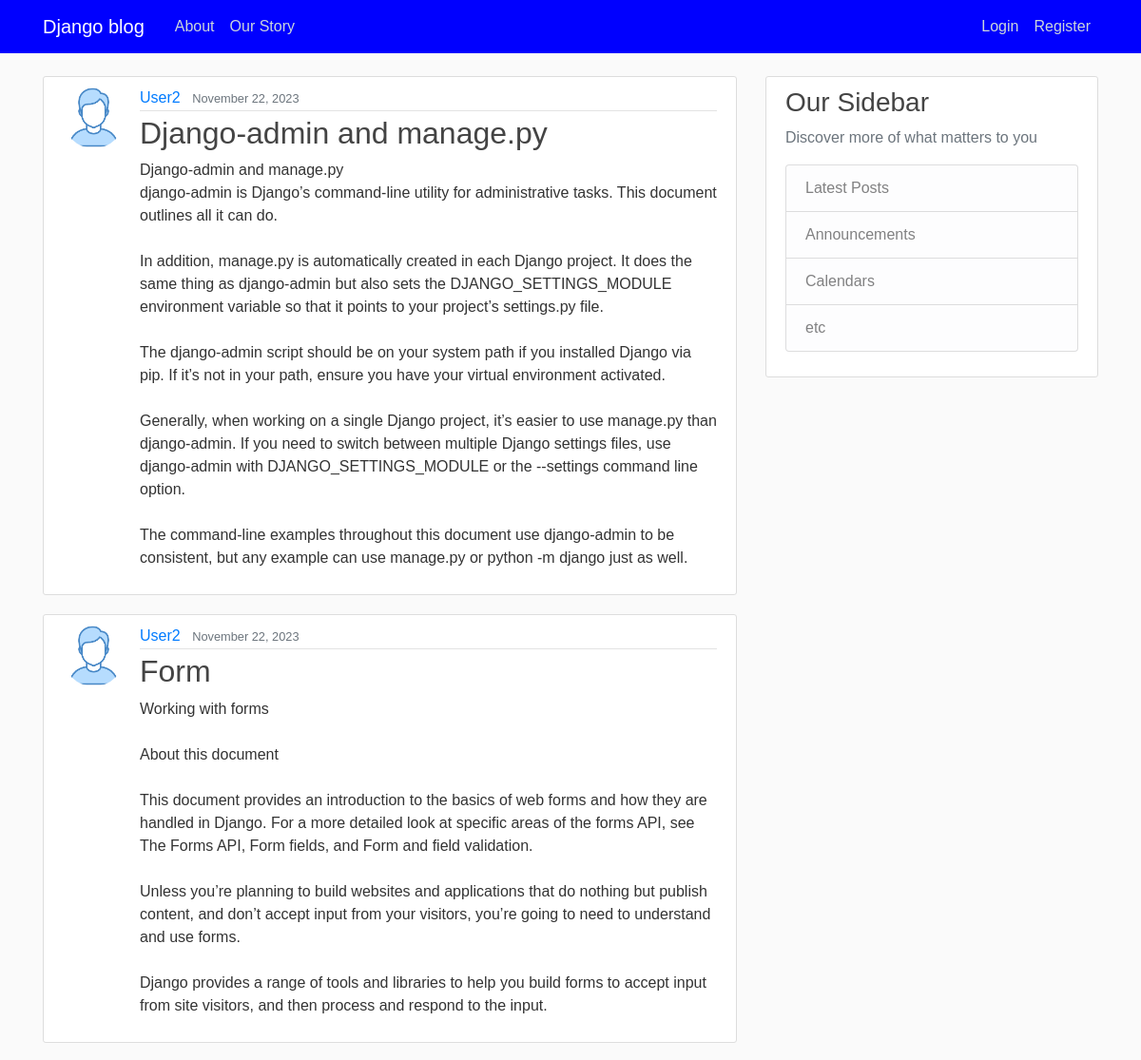
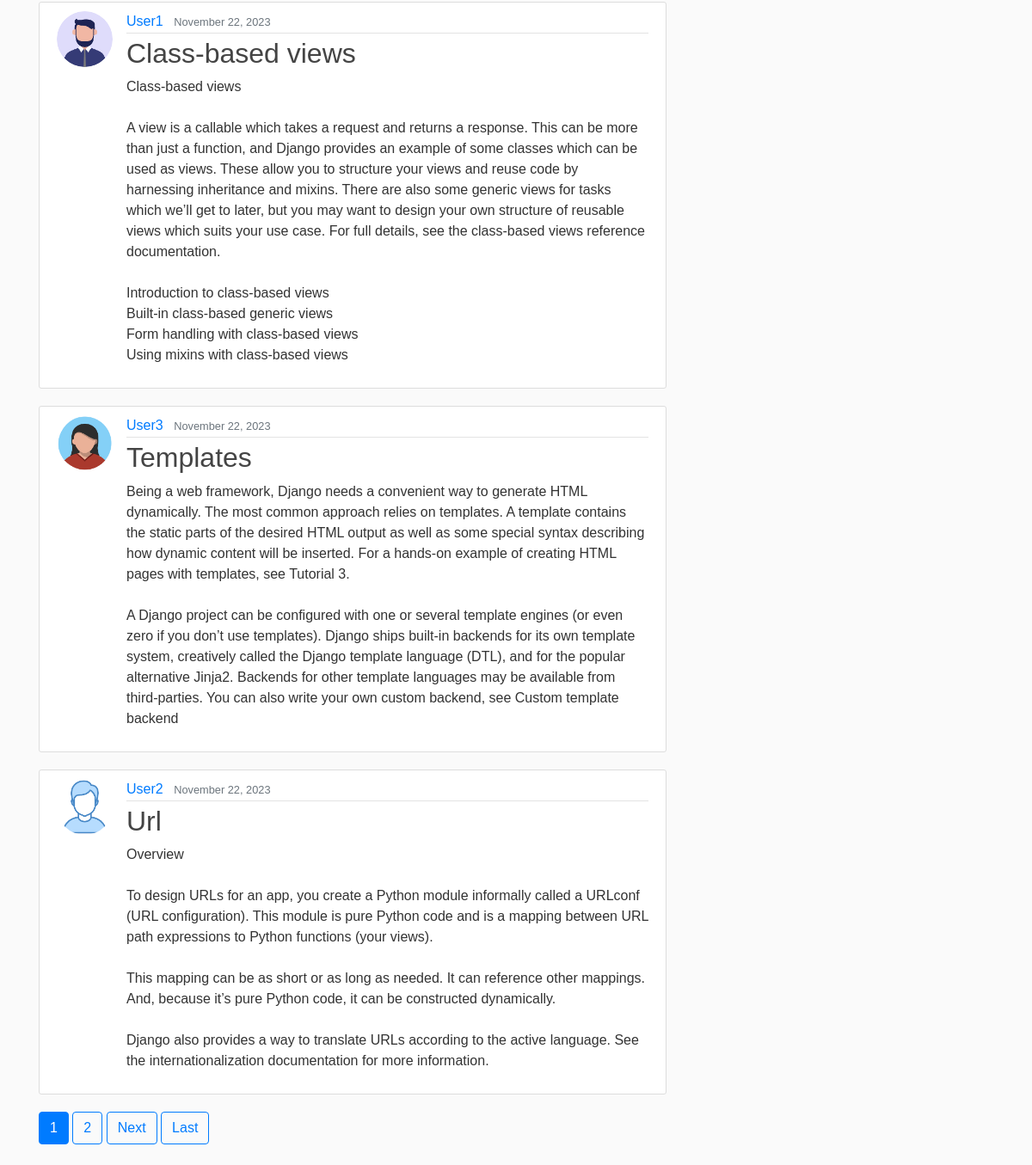
/story/, run on the app's committed database (2 pictures, top to bottom).
### blog/models.py (models this page shows, shortened)
class Post(models.Model):
    id = models.AutoField(primary_key=True)
    title = models.CharField(max_length=100)
    content = models.TextField(blank=True)
    brief = models.TextField(blank=True)
    date_posted = models.DateTimeField(default=timezone.now)
    author = models.ForeignKey(User, on_delete=models.CASCADE)

### users/models.py (models this page shows, shortened)
class Profile(models.Model):
    id = models.AutoField(primary_key=True)
    user = models.OneToOneField(User, on_delete=models.CASCADE)
    image = models.ImageField(default='default.jpg', upload_to='profile_pics')

### blog/views.py (the view)
# urls.py: path('story/', PostListView.as_view(), name='blog-home'),
class PostListView(ListView):
    model = Post
    template_name = 'blog/home.html'  # <app>/<model>_<viewtype>.html
    context_object_name = 'posts'
    ordering = ['-date_posted']
    paginate_by = 5

### blog/templates/blog/home.html (shortened to what this page needs)
{% extends "blog/base.html" %}
{% block content %}
    {% for post in posts %}
        <article class="media content-section">
          <img class="rounded-circle article-img" src="{{ post.author.profile.image.url }}">
          <div class="media-body">
            <div class="article-metadata">
              <a class="mr-2" href="{% url 'user-posts' post.author.username %}">{{ post.author }}</a>
              <small class="text-muted">{{ post.date_posted|date:"F d, Y" }}</small>
            </div>
            <h2><a class="article-title" href="{% url 'post-detail' post.id %}">{{ post.title }}</a></h2>
            <p class="article-content">{{ post.content }}</p>
          </div>
        </article>
    {% endfor %}
    {% if is_paginated %}
      {% for num in page_obj.paginator.page_range %}
        {% if page_obj.number == num %}
          <a class="btn btn-primary mb-4" href="?page={{ num }}">{{ num }}</a>
        {% elif num > page_obj.number|add:'-3' and num < page_obj.number|add:'3' %}
          <a class="btn btn-outline-primary mb-4" href="?page={{ num }}">{{ num }}</a>
        {% endif %}
      {% endfor %}
      {% if page_obj.has_next %}
        <a class="btn btn-outline-primary mb-4" href="?page={{ page_obj.next_page_number }}">Next</a>
        <a class="btn btn-outline-primary mb-4" href="?page={{ page_obj.paginator.num_pages }}">Last</a>
      {% endif %}
    {% endif %}
{% endblock content %}

### blog/templates/blog/base.html (shortened to what this page needs)
{% load static %}
<!DOCTYPE html>
<html>
<head>
    <link rel="stylesheet" href="https://maxcdn.bootstrapcdn.com/bootstrap/4.0.0/css/bootstrap.min.css">
    <link rel="stylesheet" type="text/css" href="{% static 'blog/main.css' %}">
<link rel="stylesheet" href="https://cdnjs.cloudflare.com/ajax/libs/font-awesome/4.7.0/css/font-awesome.min.css">
</head>
<body>
    <header class="site-header">
      <nav class="navbar navbar-expand-md  bg-steel fixed-top">
        <div class="container">
          <a class="navbar-brand mr-4 blog" href="{% url 'blog-home' %}">Django blog</a>
          <div class="collapse navbar-collapse" id="navbarToggle">
            <div class="navbar-nav mr-auto">
              <a class="nav-item nav-link" href="{% url 'blog-about' %}">About</a>
              <a class="nav-item nav-link" href="{% url 'blog-home' %}">Our Story</a>
            </div>
            <div class="navbar-nav">
              {% if user.is_authenticated %}
                <a class="nav-item nav-link" href="{% url 'post-create' %}">Write</a>
                <a class="nav-item nav-link" href="{% url 'profile' %}">Profile</a>
                <a class="nav-item nav-link" href="{% url 'logout' %}">Logout</a>
              {% else %}
                <a class="nav-item nav-link" href="{% url 'login' %}">Login</a>
                <a class="nav-item nav-link" href="{% url 'register' %}">Register</a>
              {% endif %}
            </div>
          </div>
        </div>
      </nav>
    </header>
    <main role="main" class="container">
      <div class="row">
        <div class="col-md-8">
          {% block content %}{% endblock %}
        </div>
        <div class="col-md-4">
          <div class="content-section">
            <h3>Our Sidebar</h3>
            <p class='text-muted'>Discover more of what matters to you
              <ul class="list-group">
                <li class="list-group-item list-group-item-light">Latest Posts</li>
                <li class="list-group-item list-group-item-light">Announcements</li>
                <li class="list-group-item list-group-item-light">Calendars</li>
                <li class="list-group-item list-group-item-light">etc</li>
              </ul>
            </p>
          </div>
        </div>
      </div>
    </main>
</body>
</html>

### blog/static/blog/main.css (style rules this page uses)
body { background: #fafafa; color: #333333; margin-top: 5rem; font-family: 'Moulpali', sans-serif; }
h1, h2, h3, h4, h5, h6 { color: #444444; }
.blog { color: white; text-decoration: none; }
ul { margin: 0; }
.bg-steel { background-color: blue; }
.site-header .navbar-nav .nav-link { color: #cbd5db; }
.content-section { background: #ffffff; padding: 10px 20px; border: 1px solid #dddddd; border-radius: 3px; margin-bottom: 20px; }
.article-title { color: #444444; }
.article-content { white-space: pre-line; }
.article-img { height: 65px; width: 65px; margin-right: 16px; }
.article-metadata { padding-bottom: 1px; margin-bottom: 4px; border-bottom: 1px solid #e3e3e3 }

### data on the page
Post: author.profile.image (picture), author "User2", date_posted "November 22, 2023", title "Django-admin and manage.py", content "Django-admin and manage.py django-admin is Django’s command-line utility for administrative tasks. This document outlines all it can do. In addition, manage.py is automatically created in each Django project. It does the same thing as django-admin but also sets the DJANGO_SETTINGS_MODULE environment variable so that it points to your project’s settings.py file. The django-admin script should be on your system path if you installed Django via pip. If it’s not in your path, ensure you have your virtual environment activated. Generally, when working on a single Django project, it’s easier to use manage.py than django-admin. If you need to switch between multiple Django settings files, use…"
Post: author.profile.image (picture), author "User2", date_posted "November 22, 2023", title "Form", content "Working with forms About this document This document provides an introduction to the basics of web forms and how they are handled in Django. For a more detailed look at specific areas of the forms API, see The Forms API, Form fields, and Form and field validation. Unless you’re planning to build websites and applications that do nothing but publish content, and don’t accept input from your visitors, you’re going to need to understand and use forms. Django provides a range of tools and libraries to help you build forms to accept input from site visitors, and then process and respond to the input."
Post: author.profile.image (picture), author "User1", date_posted "November 22, 2023", title "Class-based views", content "Class-based views A view is a callable which takes a request and returns a response. This can be more than just a function, and Django provides an example of some classes which can be used as views. These allow you to structure your views and reuse code by harnessing inheritance and mixins. There are also some generic views for tasks which we’ll get to later, but you may want to design your own structure of reusable views which suits your use case. For full details, see the class-based views reference documentation. Introduction to class-based views Built-in class-based generic views Form handling with class-based views Using mixins with class-based views"
Post: author.profile.image (picture), author "User3", date_posted "November 22, 2023", title "Templates", content "Being a web framework, Django needs a convenient way to generate HTML dynamically. The most common approach relies on templates. A template contains the static parts of the desired HTML output as well as some special syntax describing how dynamic content will be inserted. For a hands-on example of creating HTML pages with templates, see Tutorial 3. A Django project can be configured with one or several template engines (or even zero if you don’t use templates). Django ships built-in backends for its own template system, creatively called the Django template language (DTL), and for the popular alternative Jinja2. Backends for other template languages may be available from third-parties. You…"
Post: author.profile.image (picture), author "User2", date_posted "November 22, 2023", title "Url", content "Overview To design URLs for an app, you create a Python module informally called a URLconf (URL configuration). This module is pure Python code and is a mapping between URL path expressions to Python functions (your views). This mapping can be as short or as long as needed. It can reference other mappings. And, because it’s pure Python code, it can be constructed dynamically. Django also provides a way to translate URLs according to the active language. See the internationalization documentation for more information."

### other printed values
{{ num }} "1"
{{ num }} "2"
